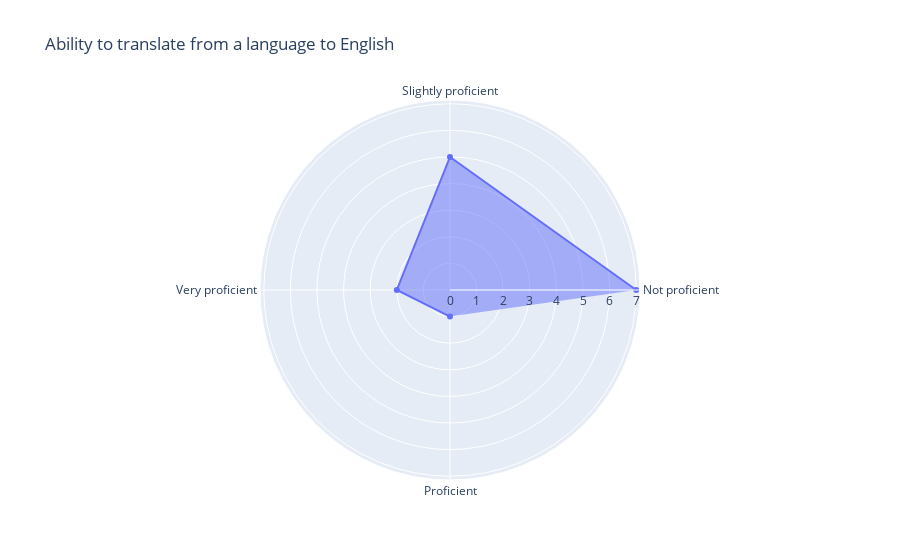

The code cell stored with this chart in its notebook:
### Code cell
import plotly.graph_objects as go

fig = go.Figure(data=go.Scatterpolar(
  r=df["Ability to translate from a language to English"].value_counts(),
  theta=df["Ability to translate from a language to English"].value_counts().index,
  fill='toself'
))

fig.update_layout(
  polar=dict(
    radialaxis=dict(
      visible=True
    ),
  ),
  showlegend=False,
    title='Ability to translate from a language to English'
)

fig.show()

### Figure 1 — Plotly figure (JSON) as saved in the notebook; plotly's stock layout.template omitted (floating-point values rounded to 4 significant figures)
{"data": [{"fill": "toself", "r": [7, 5, 2, 1], "theta": ["Not proficient", "Slightly proficient", "Very proficient", "Proficient"], "type": "scatterpolar"}], "layout": {"polar": {"radialaxis": {"visible": true}}, "showlegend": false, "title": {"text": "Ability to translate from a language to English"}}}
